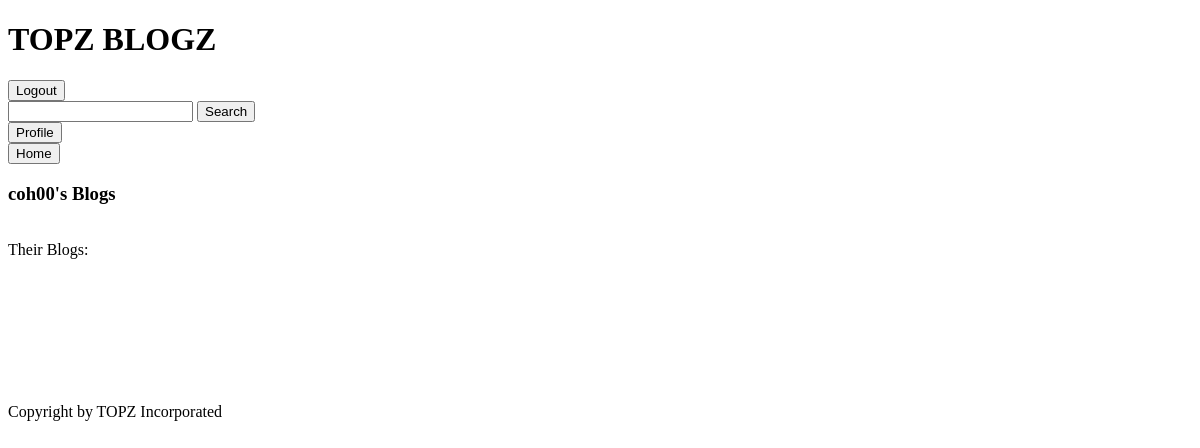
Before: /user/coh00 (signed in) with the older database file.
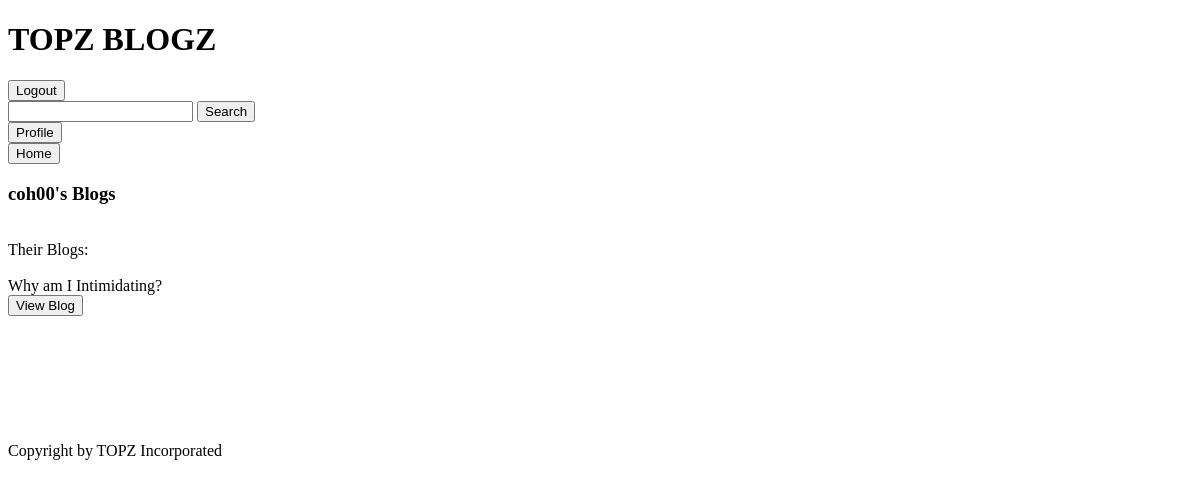
After: the same page with the newer database file.
### tables this page shows
CREATE TABLE users (user_id INTEGER PRIMARY KEY, username TEXT, password TEXT);

CREATE TABLE blogs (user_id INTEGER, blog_id INTEGER, blog_name TEXT);

### app.py (the view)
@app.route("/user/<user>")
def userPage(user):
    if ('username' in session and 'password' in session):
        if (user == session["username"]):
            return render_template("user.html",
                user = user,
                myBlogs = readDB.displayBlogs(user))
        return render_template("otherUser.html",
            user = user,
            theirBlogs=readDB.displayBlogs(user))
    return redirect(url_for("firstLogin"))

### utl/readDB.py (called while the page is built)
def displayBlogs(username):
    DB_FILE="data/databases.db"
    db = sqlite3.connect(DB_FILE)
    c = db.cursor()
    userid = getUserID(username)
    command = "SELECT blogs.user_id, blogs.blog_id, blog_name, entry_num, entry_text FROM blogs INNER JOIN entries ON blogs.user_id = entries.user_id AND blogs.blog_id = entries.blog_id WHERE blogs.user_id = {};".format(userid)
    c.execute(command)
    q = c.fetchall()
    final = []
    for entry in q:
        index = entry[1] - 1
        if len(final) == index:
            final.append([])
            final[index].append(entry[1])
            final[index].append(entry[2])
            final[index].append(entry[4])
        else:
            final[index].append(entry[4])
    db.commit() #save changes
    db.close()  #close database
    return final

def getUserID(username):
    DB_FILE="data/databases.db"
    db = sqlite3.connect(DB_FILE)
    c = db.cursor()
    command = "SELECT user_id FROM users WHERE username = \"{}\";".format(username)
    c.execute(command)
    q = c.fetchall()
    if len(q) > 0:
        return q[0][0]
    else:
        return -1
    db.commit() #save changes
    db.close()  #close database

### templates/otherUser.html (shortened to what this page needs)
{% extends "header.html" %}
{% block body %}
    <h3> {{user}}'s Blogs </h3>
    <br>
    Their Blogs:
    <br>
    <br>
    {% for row in theirBlogs %}
        {{row[1]}}
        <form action='/user/{{user}}/blog/{{row[0]}}'>
            <input type = 'submit' value = "View Blog">
        </form>
    {% endfor %}
    <br>
    <br><br><br><br><br>
{% endblock %}

Changed rows visible on the page:
added users: username "coh00"
added blogs: blog_name "Why am I Intimidating?"
Other visible differences:
{{ user }}: "coh00" → (not shown)
new list line: "View Blog"
